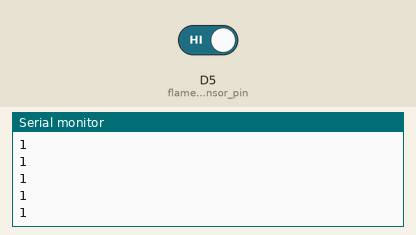
This sketch was run on a simulated ESP8266 (NodeMCU). Shown: the last lines printed to the serial monitor. Inputs (shaded band) come from the test bench; at power-on: D5 (flame_sensor_pin) HIGH.

Above: at 1.2 s.
1.3 s: D5 (flame_sensor_pin) driven LOW
At 2.6 s:
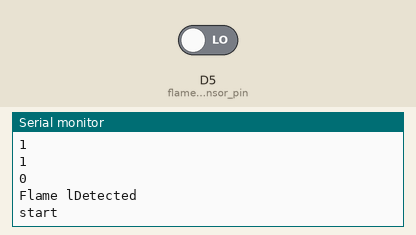
At 5.2 s:
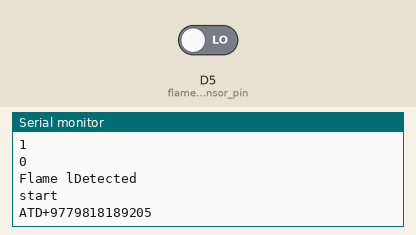

Measured:
- after the input at 1.3 s, the serial monitor: prints a new line at once (image 1)

The sketch:

sketch_jul07c.ino
```cpp
int flame_sensor_pin= D5; //pin for flame sensor
int buzzer= D6;  //pin fot buuzzer
void setup(){
  Serial.begin(9600);
  pinMode(flame_sensor_pin, INPUT);
//  digitalWrite(flame_sensor_pin, HIGH);
  pinMode(buzzer, OUTPUT);
  digitalWrite(buzzer,LOW);
  noTone(buzzer);
}
void loop(){
if (digitalRead(flame_sensor_pin)==LOW){
  Serial.println(digitalRead(flame_sensor_pin));
  Serial.println("Flame lDetected");
  digitalWrite(buzzer, HIGH);
  Serial.println("start");
  delay(3000);
  Serial.println("ATD+9779818189205");
  delay(2000);
//
  Serial.println("ATH");
  delay(1000);
 }
else {
  Serial.println(digitalRead(flame_sensor_pin));
  digitalWrite(buzzer, LOW);
  noTone(buzzer);
}
}
```
